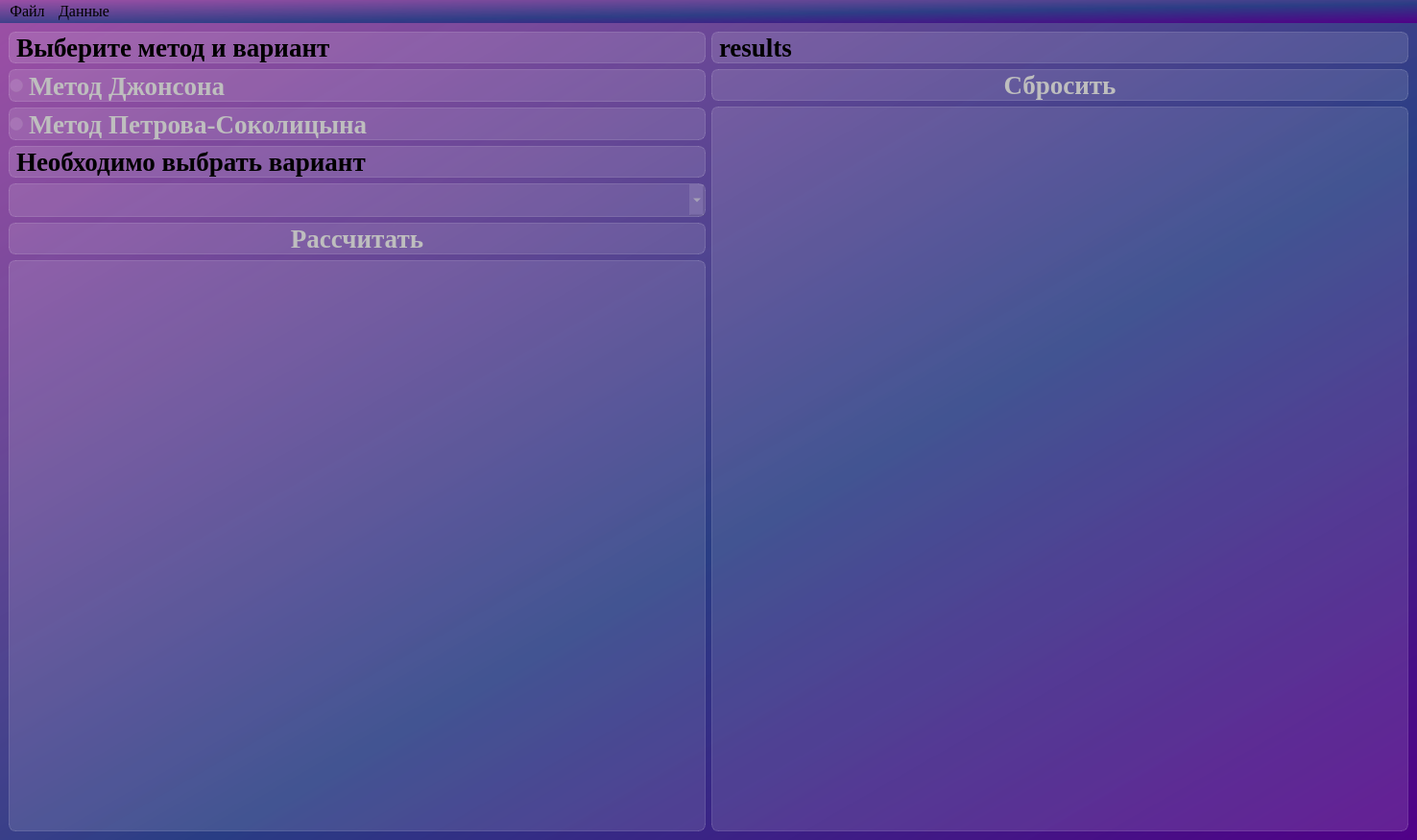
<?xml version="1.0" encoding="UTF-8"?>
<ui version="4.0">
 <class>MainWindow</class>
 <widget class="QMainWindow" name="MainWindow">
  <property name="geometry">
   <rect>
    <x>0</x>
    <y>0</y>
    <width>1476</width>
    <height>875</height>
   </rect>
  </property>
  <property name="windowTitle">
   <string>Главное окно</string>
  </property>
  <property name="styleSheet">
   <string notr="true">background-color: qlineargradient(spread:pad, x1:1, y1:1, x2:0, y2:0, stop:0 rgba(81, 0, 135, 255), stop:0.427447 rgba(41, 61, 132, 235), stop:1 rgba(155, 79, 165, 255));
font-family: Liberation Serif;</string>
  </property>
  <widget class="QWidget" name="centralwidget_main">
   <property name="styleSheet">
    <string notr="true"/>
   </property>
   <layout class="QHBoxLayout" name="horizontalLayout">
    <item>
     <layout class="QVBoxLayout" name="verticalLayout_matrix">
      <item>
       <layout class="QVBoxLayout" name="verticalLayout_metods">
        <item>
         <widget class="QLabel" name="label_choose_metod">
          <property name="styleSheet">
           <string notr="true">background-color: rgba(255, 255, 255, 30);
border: 1px solid rgba(255, 255, 255, 40);
border-radius: 7px;
font-weight: bold;
font-size: 20pt;</string>
          </property>
          <property name="text">
           <string>Выберите метод и вариант</string>
          </property>
         </widget>
        </item>
        <item>
         <widget class="QRadioButton" name="radioButton_metod_johns">
          <property name="enabled">
           <bool>false</bool>
          </property>
          <property name="styleSheet">
           <string notr="true">background-color: rgba(255, 255, 255, 30);
border: 1px solid rgba(255, 255, 255, 40);
border-radius: 7px;
font-weight: bold;
font-size: 20pt;</string>
          </property>
          <property name="text">
           <string>Метод Джонсона</string>
          </property>
         </widget>
        </item>
        <item>
         <widget class="QRadioButton" name="radioButton_metod_petrova_sokolicina">
          <property name="enabled">
           <bool>false</bool>
          </property>
          <property name="styleSheet">
           <string notr="true">background-color: rgba(255, 255, 255, 30);
border: 1px solid rgba(255, 255, 255, 40);
border-radius: 7px;
font-weight: bold;
font-size: 20pt;</string>
          </property>
          <property name="text">
           <string>Метод Петрова-Соколицына</string>
          </property>
         </widget>
        </item>
        <item>
         <widget class="QLabel" name="label_choose_variant">
          <property name="styleSheet">
           <string notr="true">background-color: rgba(255, 255, 255, 30);
border: 1px solid rgba(255, 255, 255, 40);
border-radius: 7px;
font-weight: bold;
font-size: 20pt;</string>
          </property>
          <property name="text">
           <string>Необходимо выбрать вариант</string>
          </property>
         </widget>
        </item>
        <item>
         <widget class="QComboBox" name="comboBox_variants">
          <property name="enabled">
           <bool>false</bool>
          </property>
          <property name="styleSheet">
           <string notr="true">background-color: rgba(255, 255, 255, 30);
border: 1px solid rgba(255, 255, 255, 40);
border-radius: 7px;
font-weight: bold;
font-size: 20pt;</string>
          </property>
         </widget>
        </item>
        <item>
         <widget class="QPushButton" name="pushButton_do">
          <property name="enabled">
           <bool>false</bool>
          </property>
          <property name="styleSheet">
           <string notr="true">QPushButton {
font-weight: bold;
font-size: 20pt;
text-align: center;
background-color: rgba(255, 255, 255, 30);
border: 1px solid rgba(255, 255, 255, 40);
border-radius: 7px;
}

QPushButton:hover {
background-color: rgba(255, 255, 255, 40);
}
QPushButton:pressed {
background-color: rgba(255, 255, 255, 70);
}</string>
          </property>
          <property name="text">
           <string>Рассчитать</string>
          </property>
         </widget>
        </item>
        <item>
         <widget class="QTableWidget" name="tableWidget_matrix">
          <property name="styleSheet">
           <string notr="true">QTableWidget{
background-color: rgba(255, 255, 255, 30);
border: 1px solid rgba(255, 255, 255, 40);
border-radius: 7px;
font-weight: bold;
font-size: 20pt;
}

QHeaderView::section {
background-color: rgba(255, 255, 255, 30);
border: 1px solid rgba(255, 255, 255, 40);
border-radius: 7px;
font-weight: bold;
font-size: 20pt;
}

QTableWidget QTableCornerButton::section {
   background-color: rgba(255, 255, 255, 30);
border: 1px solid rgba(255, 255, 255, 40);
border-radius: 7px;
font-weight: bold;
font-size: 20pt;
}</string>
          </property>
         </widget>
        </item>
       </layout>
      </item>
     </layout>
    </item>
    <item>
     <layout class="QVBoxLayout" name="verticalLayout_results">
      <item>
       <widget class="QLabel" name="label_results">
        <property name="styleSheet">
         <string notr="true">background-color: rgba(255, 255, 255, 30);
border: 1px solid rgba(255, 255, 255, 40);
border-radius: 7px;
font-weight: bold;
font-size: 20pt;</string>
        </property>
        <property name="text">
         <string>results</string>
        </property>
       </widget>
      </item>
      <item>
       <widget class="QPushButton" name="pushButton_restart">
        <property name="enabled">
         <bool>false</bool>
        </property>
        <property name="cursor">
         <cursorShape>ArrowCursor</cursorShape>
        </property>
        <property name="tabletTracking">
         <bool>true</bool>
        </property>
        <property name="contextMenuPolicy">
         <enum>Qt::NoContextMenu</enum>
        </property>
        <property name="styleSheet">
         <string notr="true">QPushButton {
font-weight: bold;
font-size: 20pt;
text-align: center;
background-color: rgba(255, 255, 255, 30);
border: 1px solid rgba(255, 255, 255, 40);
border-radius: 7px;
}

QPushButton:hover {
background-color: rgba(255, 255, 255, 40);
}
QPushButton:pressed {
background-color: rgba(255, 255, 255, 70);
}</string>
        </property>
        <property name="text">
         <string>Сбросить</string>
        </property>
       </widget>
      </item>
      <item>
       <layout class="QVBoxLayout" name="verticalLayout_gantt_chart">
        <item>
         <widget class="QGraphicsView" name="graphicsView_grantt_chart">
          <property name="styleSheet">
           <string notr="true">background-color: rgba(255, 255, 255, 30);
border: 1px solid rgba(255, 255, 255, 40);
border-radius: 7px;
font-weight: bold;
font-size: 20pt;</string>
          </property>
         </widget>
        </item>
       </layout>
      </item>
     </layout>
    </item>
   </layout>
  </widget>
  <widget class="QMenuBar" name="menubar">
   <property name="geometry">
    <rect>
     <x>0</x>
     <y>0</y>
     <width>1476</width>
     <height>25</height>
    </rect>
   </property>
   <property name="font">
    <font>
     <family>Liberation Serif</family>
     <pointsize>12</pointsize>
     <italic>false</italic>
    </font>
   </property>
   <widget class="QMenu" name="menu_file">
    <property name="title">
     <string>Файл</string>
    </property>
    <addaction name="action_save_data"/>
    <addaction name="action_save_chart"/>
   </widget>
   <widget class="QMenu" name="menu_data">
    <property name="title">
     <string>Данные</string>
    </property>
    <addaction name="action_generate_data"/>
   </widget>
   <addaction name="menu_file"/>
   <addaction name="menu_data"/>
  </widget>
  <action name="action_save_data">
   <property name="text">
    <string>Сохранить данные</string>
   </property>
  </action>
  <action name="action_save_chart">
   <property name="text">
    <string>Сохранить диаграмму</string>
   </property>
  </action>
  <action name="action_generate_data">
   <property name="text">
    <string>Генерация случайных данных</string>
   </property>
  </action>
 </widget>
 <resources/>
 <connections/>
</ui>
